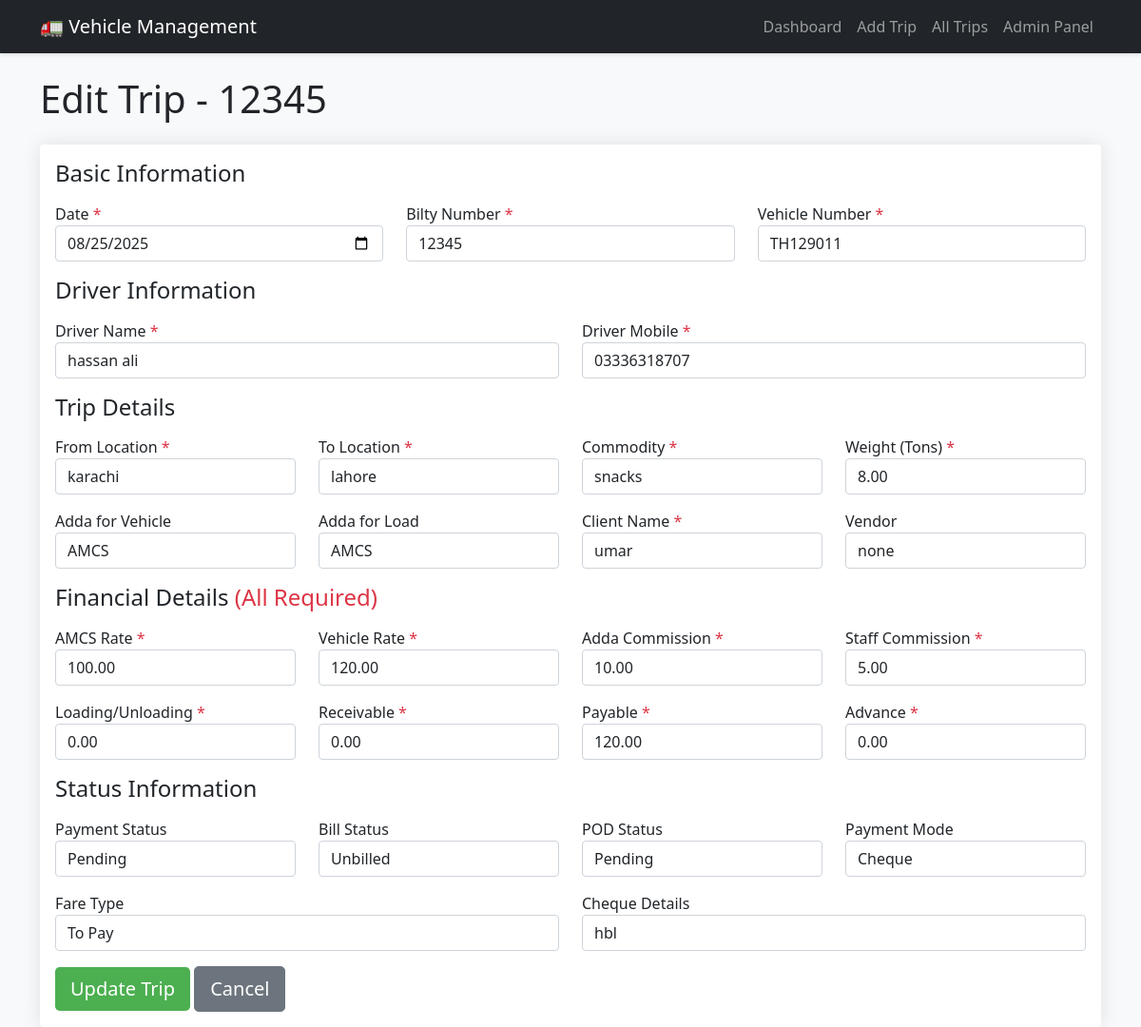
Page /edit/2/ on the committed database.
### logistics/models.py (models this page shows, shortened)
class Trip(models.Model):
    date = models.DateField()  # Already required
    bilty_number = models.CharField(max_length=50)  # Already required
    vehicle_number = models.CharField(max_length=50)  # Already required
    driver_name = models.CharField(max_length=100)
    driver_mobile = models.CharField(max_length=20)
    from_location = models.CharField(max_length=100)  # Already required
    to_location = models.CharField(max_length=100)  # Already required
    commodity = models.CharField(max_length=100)
    weight = models.DecimalField(max_digits=10, decimal_places=2)  # Already required
    adda_for_vehicle = models.CharField(max_length=100, blank=True)
    adda_for_load = models.CharField(max_length=100, blank=True)
    client_name = models.CharField(max_length=100)
    vendor = models.CharField(max_length=100, blank=True)
    amcs_rate = models.DecimalField(max_digits=10, decimal_places=2)  # Remove blank=True, null=True if present
    vehicle_rate = models.DecimalField(max_digits=10, decimal_places=2)  # Remove blank=True, null=True
    profit = models.DecimalField(max_digits=10, decimal_places=2, blank=True, null=True)  # Keep as is (auto-calculated)
    adda_commission = models.DecimalField(max_digits=10, decimal_places=2)  # Remove default=0, make required
    staff_commission = models.DecimalField(max_digits=10, decimal_places=2)  # Remove default=0, make required
    loading_unloading = models.DecimalField(max_digits=10, decimal_places=2)  # Remove default=0, make required
    fare_type = models.CharField(max_length=20, choices=[
        ('Paid', 'Paid'),
        ('To Pay', 'To Pay'),
    ], default='To Pay')
    pod_status = models.CharField(max_length=20, choices=[
        ('Pending', 'Pending'),
        ('Received', 'Received'),
    ], default='Pending')
    bill_status = models.CharField(max_length=20, choices=[
        ('Billed', 'Billed'),
        ('Unbilled', 'Unbilled'),
    ], default='Unbilled')
    payment_status = models.CharField(max_length=20, choices=[
        ('Pending', 'Pending'),
        ('Paid', 'Paid'),
        ('Partial', 'Partial'),
    ], default='Pending')
    payment_mode = models.CharField(max_length=20, choices=[
        ('Cash', 'Cash'),
        ('Cheque', 'Cheque'),
        ('Online', 'Online'),
    ], blank=True)
    cheque_details = models.CharField(max_length=100, blank=True)
    advance = models.DecimalField(max_digits=10, decimal_places=2)  # Remove default=0, make required
    balance = models.DecimalField(max_digits=10, decimal_places=2, default=0)
    receivable = models.DecimalField(max_digits=10, decimal_places=2)  # Remove default=0, make required
    payable = models.DecimalField(max_digits=10, decimal_places=2)  # Remove default=0, make required
    created_at = models.DateTimeField(auto_now_add=True)
    updated_at = models.DateTimeField(auto_now=True)

### logistics/views.py (the view)
# urls.py: path('edit/<int:pk>/', views.edit_trip, name='edit_trip'),
def edit_trip(request, pk):
    trip = get_object_or_404(Trip, pk=pk)
    if request.method == 'POST':
        form = TripForm(request.POST, instance=trip)
        if form.is_valid():
            form.save()
            messages.success(request, 'Trip updated successfully!')
            return redirect('trip_list')
    else:
        form = TripForm(instance=trip)
    return render(request, 'edit_trip.html', {'form': form, 'trip': trip})

### logistics/templates/edit_trip.html (shortened to what this page needs)
{% extends 'base.html' %}
{% block content %}
<h1 class="mb-4">Edit Trip - {{ trip.bilty_number }}</h1>
<div class="card">
    <div class="card-body">
        <form method="post">
            <h4 class="mb-3">Basic Information</h4>
            <div class="row">
                <div class="col-md-4 mb-3">
                    <label>Date <span class="text-danger">*</span></label>
                    {{ form.date }}
                </div>
                <div class="col-md-4 mb-3">
                    <label>Bilty Number <span class="text-danger">*</span></label>
                    {{ form.bilty_number }}
                </div>
                <div class="col-md-4 mb-3">
                    <label>Vehicle Number <span class="text-danger">*</span></label>
                    {{ form.vehicle_number }}
                </div>
            </div>
            <h4 class="mb-3">Driver Information</h4>
            <div class="row">
                <div class="col-md-6 mb-3">
                    <label>Driver Name <span class="text-danger">*</span></label>
                    {{ form.driver_name }}
                </div>
                <div class="col-md-6 mb-3">
                    <label>Driver Mobile <span class="text-danger">*</span></label>
                    {{ form.driver_mobile }}
                </div>
            </div>
            <h4 class="mb-3">Trip Details</h4>
            <div class="row">
                <div class="col-md-3 mb-3">
                    <label>From Location <span class="text-danger">*</span></label>
                    {{ form.from_location }}
                </div>
                <div class="col-md-3 mb-3">
                    <label>To Location <span class="text-danger">*</span></label>
                    {{ form.to_location }}
                </div>
                <div class="col-md-3 mb-3">
                    <label>Commodity <span class="text-danger">*</span></label>
                    {{ form.commodity }}
                </div>
                <div class="col-md-3 mb-3">
                    <label>Weight (Tons) <span class="text-danger">*</span></label>
                    {{ form.weight }}
                </div>
            </div>
            <div class="row">
                <div class="col-md-3 mb-3">
                    <label>Adda for Vehicle</label>
                    {{ form.adda_for_vehicle }}
                </div>
                <div class="col-md-3 mb-3">
                    <label>Adda for Load</label>
                    {{ form.adda_for_load }}
                </div>
                <div class="col-md-3 mb-3">
                    <label>Client Name <span class="text-danger">*</span></label>
                    {{ form.client_name }}
                </div>
                <div class="col-md-3 mb-3">
                    <label>Vendor</label>
                    {{ form.vendor }}
                </div>
            </div>
            <h4 class="mb-3">Financial Details <span class="text-danger">(All Required)</span></h4>
            <div class="row">
                <div class="col-md-3 mb-3">
                    <label>AMCS Rate <span class="text-danger">*</span></label>
                    {{ form.amcs_rate }}
                </div>
                <div class="col-md-3 mb-3">
                    <label>Vehicle Rate <span class="text-danger">*</span></label>
                    {{ form.vehicle_rate }}
                </div>
                <div class="col-md-3 mb-3">
                    <label>Adda Commission <span class="text-danger">*</span></label>
                    {{ form.adda_commission }}
                </div>
                <div class="col-md-3 mb-3">
                    <label>Staff Commission <span class="text-danger">*</span></label>
                    {{ form.staff_commission }}
                </div>
            </div>
            <div class="row">
                <div class="col-md-3 mb-3">
                    <label>Loading/Unloading <span class="text-danger">*</span></label>
                    {{ form.loading_unloading }}
                </div>
                <div class="col-md-3 mb-3">
                    <label>Receivable <span class="text-danger">*</span></label>
                    {{ form.receivable }}
                </div>
                <div class="col-md-3 mb-3">
                    <label>Payable <span class="text-danger">*</span></label>
                    {{ form.payable }}
                </div>
                <div class="col-md-3 mb-3">
                    <label>Advance <span class="text-danger">*</span></label>
                    {{ form.advance }}
                </div>
            </div>
            <h4 class="mb-3">Status Information</h4>
            <div class="row">
                <div class="col-md-3 mb-3">
                    <label>Payment Status</label>
                    {{ form.payment_status }}
                </div>
                <div class="col-md-3 mb-3">
                    <label>Bill Status</label>
                    {{ form.bill_status }}
                </div>
                <div class="col-md-3 mb-3">
                    <label>POD Status</label>
                    {{ form.pod_status }}
                </div>
                <div class="col-md-3 mb-3">
                    <label>Payment Mode</label>
                    {{ form.payment_mode }}
                </div>
            </div>
            <div class="row">
                <div class="col-md-6 mb-3">
                    <label>Fare Type</label>
                    {{ form.fare_type }}
                </div>
                <div class="col-md-6 mb-3">
                    <label>Cheque Details</label>
                    {{ form.cheque_details }}
                </div>
            </div>
            <button type="submit" class="btn btn-primary btn-lg">Update Trip</button>
            <a href="{% url 'trip_list' %}" class="btn btn-secondary btn-lg">Cancel</a>
        </form>
    </div>
</div>
{% endblock %}

### logistics/templates/base.html (style rules this page uses)
body { background-color: #f8f9fa; }
.card { box-shadow: 0 0 20px rgba(0,0,0,.1); border: none; }
.btn-primary { background-color: #4CAF50; border: none; }

### rows in the picture
Trip: bilty_number "12345", date "08/25/2025", vehicle_number "TH129011", driver_name "hassan ali", driver_mobile "03336318707", from_location "karachi", to_location "lahore", commodity "snacks", weight "8.00", adda_for_vehicle "AMCS", adda_for_load "AMCS", client_name "umar", vendor "none", amcs_rate "100.00", vehicle_rate "120.00", adda_commission "10.00", staff_commission "5.00", loading_unloading "0.00", receivable "0.00", payable "120.00", advance "0.00", payment_status "Pending", bill_status "Unbilled", pod_status "Pending", payment_mode "Cheque", fare_type "To Pay", cheque_details "hbl"
